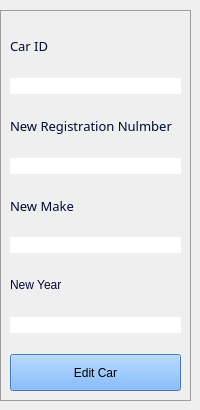
         <widget class="QWidget" name="edit_car">
          <property name="styleSheet">
           <string notr="true">QFrame{
font: 600 10pt &quot;Segoe UI Semibold&quot;;
color: rgb(0, 10, 52);
 border: 1px solid rgb(157, 157, 157) ; /* Dark green border */
}</string>
          </property>
          <widget class="QFrame" name="frame_6">
           <property name="geometry">
            <rect>
             <x>0</x>
             <y>10</y>
             <width>191</width>
             <height>391</height>
            </rect>
           </property>
           <property name="styleSheet">
            <string notr="true">QFrame{
font: 600 10pt &quot;Segoe UI Semibold&quot;;
color: rgb(0, 10, 52);
}

QLabel{
color: rgb(0, 10, 52);
border: 0px;
}
QLineEdit{
	background-color: rgb(255, 255, 255);
border-radius:10px;
color: rgb(0, 10, 52);
}</string>
           </property>
           <property name="frameShape">
            <enum>QFrame::StyledPanel</enum>
           </property>
           <property name="frameShadow">
            <enum>QFrame::Raised</enum>
           </property>
           <layout class="QVBoxLayout" name="verticalLayout_2">
            <item>
             <widget class="QLabel" name="label_10">
              <property name="font">
               <font>
                <family>Segoe UI Semibold</family>
                <pointsize>10</pointsize>
                <italic>false</italic>
                <fontweight>DemiBold</fontweight>
               </font>
              </property>
              <property name="text">
               <string>Car ID</string>
              </property>
             </widget>
            </item>
            <item>
             <widget class="QLineEdit" name="carEditCarID"/>
            </item>
            <item>
             <widget class="QLabel" name="label_3">
              <property name="font">
               <font>
                <family>Segoe UI Semibold</family>
                <pointsize>10</pointsize>
                <italic>false</italic>
                <fontweight>DemiBold</fontweight>
               </font>
              </property>
              <property name="text">
               <string>New Registration Nulmber</string>
              </property>
             </widget>
            </item>
            <item>
             <widget class="QLineEdit" name="carEditRegNumber">
              <property name="maxLength">
               <number>7</number>
              </property>
             </widget>
            </item>
            <item>
             <widget class="QLabel" name="label_7">
              <property name="font">
               <font>
                <family>Segoe UI Semibold</family>
                <pointsize>10</pointsize>
                <italic>false</italic>
                <fontweight>DemiBold</fontweight>
               </font>
              </property>
              <property name="text">
               <string>New Make</string>
              </property>
             </widget>
            </item>
            <item>
             <widget class="QLineEdit" name="carEditMake"/>
            </item>
            <item>
             <widget class="QLabel" name="label_8">
              <property name="text">
               <string>New Year</string>
              </property>
             </widget>
            </item>
            <item>
             <widget class="QLineEdit" name="carEditYear">
              <property name="maxLength">
               <number>4</number>
              </property>
             </widget>
            </item>
            <item>
             <widget class="QPushButton" name="carEditButton">
              <property name="sizePolicy">
               <sizepolicy hsizetype="Minimum" vsizetype="Minimum">
                <horstretch>0</horstretch>
                <verstretch>0</verstretch>
               </sizepolicy>
              </property>
              <property name="cursor">
               <cursorShape>PointingHandCursor</cursorShape>
              </property>
              <property name="styleSheet">
               <string notr="true">QPushButton{
background-color: rgb(95, 165, 247);
font: 600 10pt &quot;Segoe UI Semibold&quot;;
margin-top:15px;
}

QPushButton:hover{
	background-color: rgb(245, 245, 245);
	color: rgb(150, 150, 0);
	border: 1px solid rgb(153, 153, 0);
}</string>
              </property>
              <property name="text">
               <string>Edit Car</string>
              </property>
             </widget>
            </item>
           </layout>
          </widget>
         </widget>
